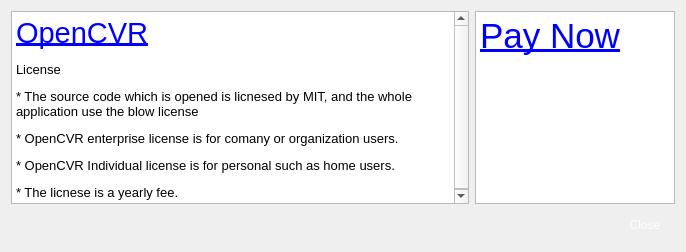
<?xml version="1.0" encoding="UTF-8"?>
<ui version="4.0">
 <class>VSCAbout</class>
 <widget class="QDialog" name="VSCAbout">
  <property name="geometry">
   <rect>
    <x>0</x>
    <y>0</y>
    <width>686</width>
    <height>252</height>
   </rect>
  </property>
  <property name="windowTitle">
   <string>User</string>
  </property>
  <property name="windowIcon">
   <iconset resource="vscmainwindows.qrc">
    <normaloff>:/logo/resources/vscsmall.png</normaloff>:/logo/resources/vscsmall.png</iconset>
  </property>
  <property name="modal">
   <bool>true</bool>
  </property>
  <layout class="QVBoxLayout" name="verticalLayout">
   <item>
    <layout class="QHBoxLayout" name="horizontalLayout">
     <item>
      <widget class="QTextBrowser" name="textBrowser">
       <property name="html">
        <string>&lt;!DOCTYPE HTML PUBLIC &quot;-//W3C//DTD HTML 4.0//EN&quot; &quot;http://www.w3.org/TR/REC-html40/strict.dtd&quot;&gt;
&lt;html&gt;&lt;head&gt;&lt;meta name=&quot;qrichtext&quot; content=&quot;1&quot; /&gt;&lt;style type=&quot;text/css&quot;&gt;
p, li { white-space: pre-wrap; }
&lt;/style&gt;&lt;/head&gt;&lt;body style=&quot; font-family:'MS Shell Dlg 2'; font-size:8.25pt; font-weight:400; font-style:normal;&quot;&gt;
&lt;p style=&quot; margin-top:12px; margin-bottom:12px; margin-left:0px; margin-right:0px; -qt-block-indent:0; text-indent:0px;&quot;&gt;&lt;a href=&quot;https://github.com/xsmart/opencvr&quot;&gt;&lt;span style=&quot; font-size:22pt; text-decoration: underline; color:#0000ff;&quot;&gt;OpenCVR&lt;/span&gt;&lt;/a&gt;&lt;/p&gt;
&lt;p style=&quot; margin-top:12px; margin-bottom:12px; margin-left:0px; margin-right:0px; -qt-block-indent:0; text-indent:0px;&quot;&gt;&lt;span style=&quot; font-size:10pt;&quot;&gt;License &lt;/span&gt;&lt;/p&gt;
&lt;p style=&quot; margin-top:12px; margin-bottom:12px; margin-left:0px; margin-right:0px; -qt-block-indent:0; text-indent:0px;&quot;&gt;&lt;span style=&quot; font-size:10pt;&quot;&gt;* The source code which is opened is licnesed by MIT, and the whole application use the blow license&lt;/span&gt;&lt;/p&gt;
&lt;p style=&quot; margin-top:12px; margin-bottom:12px; margin-left:0px; margin-right:0px; -qt-block-indent:0; text-indent:0px;&quot;&gt;&lt;span style=&quot; font-size:10pt;&quot;&gt;* OpenCVR enterprise license is for comany or organization users. &lt;/span&gt;&lt;/p&gt;
&lt;p style=&quot; margin-top:12px; margin-bottom:12px; margin-left:0px; margin-right:0px; -qt-block-indent:0; text-indent:0px;&quot;&gt;&lt;span style=&quot; font-size:10pt;&quot;&gt;* OpenCVR Individual license is for personal such as home users.&lt;/span&gt;&lt;/p&gt;
&lt;p style=&quot; margin-top:12px; margin-bottom:12px; margin-left:0px; margin-right:0px; -qt-block-indent:0; text-indent:0px;&quot;&gt;&lt;span style=&quot; font-size:10pt;&quot;&gt;* The licnese is a yearly fee.&lt;/span&gt;&lt;/p&gt;&lt;/body&gt;&lt;/html&gt;</string>
       </property>
      </widget>
     </item>
     <item>
      <widget class="QTextBrowser" name="textBrowser_2">
       <property name="maximumSize">
        <size>
         <width>200</width>
         <height>16777215</height>
        </size>
       </property>
       <property name="html">
        <string>&lt;!DOCTYPE HTML PUBLIC &quot;-//W3C//DTD HTML 4.0//EN&quot; &quot;http://www.w3.org/TR/REC-html40/strict.dtd&quot;&gt;
&lt;html&gt;&lt;head&gt;&lt;meta name=&quot;qrichtext&quot; content=&quot;1&quot; /&gt;&lt;style type=&quot;text/css&quot;&gt;
p, li { white-space: pre-wrap; }
&lt;/style&gt;&lt;/head&gt;&lt;body style=&quot; font-family:'MS Shell Dlg 2'; font-size:8.25pt; font-weight:400; font-style:normal;&quot;&gt;
&lt;p style=&quot; margin-top:0px; margin-bottom:0px; margin-left:0px; margin-right:0px; -qt-block-indent:0; text-indent:0px;&quot;&gt;&lt;a href=&quot;http://veyesys.com/&quot;&gt;&lt;span style=&quot; font-size:26pt; text-decoration: underline; color:#0000ff;&quot;&gt;Pay Now&lt;/span&gt;&lt;/a&gt;&lt;/p&gt;&lt;/body&gt;&lt;/html&gt;</string>
       </property>
      </widget>
     </item>
    </layout>
   </item>
   <item>
    <layout class="QHBoxLayout" name="_2">
     <property name="spacing">
      <number>6</number>
     </property>
     <property name="leftMargin">
      <number>0</number>
     </property>
     <property name="topMargin">
      <number>0</number>
     </property>
     <property name="rightMargin">
      <number>0</number>
     </property>
     <property name="bottomMargin">
      <number>0</number>
     </property>
     <item>
      <spacer>
       <property name="orientation">
        <enum>Qt::Horizontal</enum>
       </property>
       <property name="sizeHint" stdset="0">
        <size>
         <width>131</width>
         <height>31</height>
        </size>
       </property>
      </spacer>
     </item>
     <item>
      <widget class="QPushButton" name="pbCancel">
       <property name="minimumSize">
        <size>
         <width>60</width>
         <height>30</height>
        </size>
       </property>
       <property name="maximumSize">
        <size>
         <width>60</width>
         <height>30</height>
        </size>
       </property>
       <property name="autoFillBackground">
        <bool>false</bool>
       </property>
       <property name="styleSheet">
        <string notr="true">QPushButton { 
border:none;
color:white;
background-image: url(:/action/resources/button.png);}
QPushButton:hover {
	background-image: url(:/action/resources/buttonpress.png);}
QPushButton:pressed {
	background-image: url(:/action/resources/button.png);}</string>
       </property>
       <property name="text">
        <string>Close</string>
       </property>
      </widget>
     </item>
    </layout>
   </item>
  </layout>
 </widget>
 <resources>
  <include location="vscmainwindows.qrc"/>
 </resources>
 <connections>
  <connection>
   <sender>pbCancel</sender>
   <signal>clicked()</signal>
   <receiver>VSCAbout</receiver>
   <slot>reject()</slot>
   <hints>
    <hint type="sourcelabel">
     <x>369</x>
     <y>253</y>
    </hint>
    <hint type="destinationlabel">
     <x>179</x>
     <y>282</y>
    </hint>
   </hints>
  </connection>
 </connections>
</ui>
